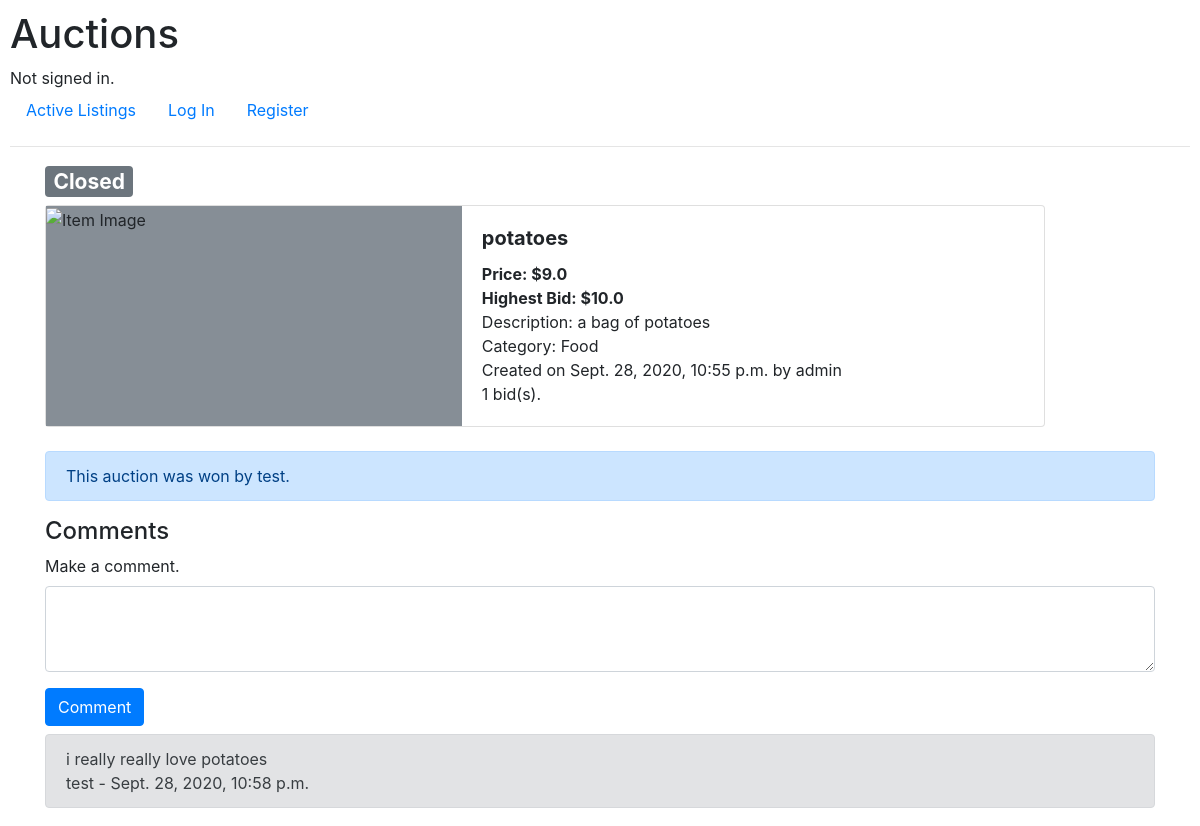
/listing/2, run on the app's committed database.
### auctions/models.py (models this page shows, shortened)
class ListItem(models.Model):
    name = models.CharField(max_length=128)
    description = models.TextField()
    price = models.FloatField(validators=[MinValueValidator(0)])
    date = models.DateTimeField(default=datetime.now)
    category = models.CharField(max_length=64, blank=True, null=True)
    image_link = models.CharField(max_length=512, blank=True, null=True)
    owner = models.ForeignKey(User, on_delete=models.CASCADE, related_name="listings")
    open = models.BooleanField(default=True)

class Bid(models.Model):
    value = models.FloatField(validators=[MinValueValidator(0)])
    item = models.ForeignKey(ListItem, on_delete=models.CASCADE, related_name="bids")
    user = models.ForeignKey(User, on_delete=models.CASCADE, related_name="bids")
    date = models.DateTimeField(default=datetime.now)

class User(AbstractUser):
    pass

class Comment(models.Model):
    text = models.TextField()
    item = models.ForeignKey(ListItem, on_delete=models.CASCADE, related_name="comments")
    date = models.DateTimeField(default=datetime.now)
    user = models.ForeignKey(User, on_delete=models.CASCADE)

### auctions/views.py (the view)
# urls.py: path("listing/<int:item_id>", views.item_page, name="item_page"),
def item_page(request, item_id):
    try:
        item = ListItem.objects.get(pk=item_id)
    except ListItem.DoesNotExist:
        return render(request, "auctions/error.html", {"message": "Item does not exist"})
    comments = item.comments.all().order_by("-date")
    bids = item.bids.all()
    if bids:
        bids = bids.order_by("-date")
    user_bids = []
    for bid in bids:
        if bid.user == request.user:
            user_bids.append(bid)
    comment_form = CommentForm()
    return render(request, "auctions/item_page.html", {"item": item, "comments": comments,
                    "bids": bids, "user_bids": user_bids,  "comment_form": comment_form})

### auctions/forms.py
class CommentForm(forms.Form):
    text = forms.Textarea()
    item = forms.HiddenInput()
    user = forms.HiddenInput()

### auctions/templates/auctions/item_page.html (shortened to what this page needs)
{% extends "auctions/layout.html" %}
{% load crispy_forms_tags %}
{% block body %}
    <div style="display: flex">
    {% if item.open == True %}
        <h3><span class="badge badge-primary">Open</span></h3>
    {% else %}
        <h3><span class="badge badge-secondary">Closed</span></h3>
    {% endif %}
    </div>
    <div class="card mb-4" style="max-width: 1000px;">
        <div class="row no-gutters">
                <div class="col-sm-5" style="background: #868e96;">
                    {% if item.image_link %}
                        <img src="{{ item.image_link}}" class="card-img-top" alt="Item Image"
                            style="height: 330px !important"
                        >
                {% endif %}
            </div>
            <div class="col-sm-7">
                <div class="card-body">
                    <h5 class="card-title"><strong>{{ item.name }}</strong></h5>
                    <p class="card-text"><strong>Price: ${{ item.price }}</strong>
                        <br>
                        {% if bids %}
                            <strong>Highest Bid: ${{ bids.0.value }}</strong>
                        {% else %}
                            No bids yet.
                        {% endif %}
                        <br>
                        Description: {{ item.description }}
                        <br>
                        Category: {{ item.category }}
                        <br>
                        Created on {{ item.date }} by {{ item.owner }}
                    </p>
                    {{ bids|length }} bid(s).
                  </div>
            </div>
        </div>
    </div>
    {% if item.open == False %}
        {% if bids and bids.0.user == user %}
            <div class="alert alert-success" role="alert">
                Congratulations! You won this auction!
            </div>
        {% elif bids %}
            <div class="alert alert-primary" role="alert">
                This auction was won by {{ bids.0.user }}.
            </div>
        {% else %}
            <div class="alert alert-primary" role="alert">
                This auction was won by no one.
            </div>
        {% endif %}
    {% endif %}
    <h4>Comments</h4>
    <form action="{% url 'comment' %}" method="POST">
            <div class="form-group">
              <label for="comment">Make a comment.</label>
              <textarea class="form-control" name="text" id="comment" rows="3"></textarea>
            </div>
        <button type="submit" class="btn btn-primary mb-2">Comment</button>
    </form>
    {% for comment in comments %}
        <div class="alert alert-secondary mb-2" role="alert">
            {{ comment.text }}
            <br>
            {{ comment.user }} - {{ comment.date }}
        </div>
    {% empty %}
        No comments yet.
    {% endfor %}
{% endblock %}

### auctions/templates/auctions/layout.html (shortened to what this page needs)
{% load static %}
<!DOCTYPE html>
<html lang="en">
    <head>
        <link rel="stylesheet" href="https://stackpath.bootstrapcdn.com/bootstrap/4.4.1/css/bootstrap.min.css">
        <link href="{% static 'auctions/styles.css' %}" rel="stylesheet">
    </head>
    <body>
        <h1>Auctions</h1>
        <div>
            {% if user.is_authenticated %}
                Signed in as <strong>{{ user.username }}</strong>.
            {% else %}
                Not signed in.
            {% endif %}
        </div>
        <ul class="nav">
            <li class="nav-item">
                <a class="nav-link" href="{% url 'index' %}">Active Listings</a>
            </li>
            {% if user.is_authenticated %}
                <li class="nav-item">
                    <a class="nav-link" href="{% url 'create_listing' %}">Create Listing</a>
                </li>
                <li class="nav-item">
                    <a class="nav-link" href="{% url 'watchlist' %}">Watchlist</a>
                </li>
                <li class="nav-item">
                    <a class="nav-link" href="{% url 'categories' %}">Categories</a>
                </li>
                <li class="nav-item">
                    <a class="nav-link" href="{% url 'logout' %}">Log Out</a>
                </li>
            {% else %}
                <li class="nav-item">
                    <a class="nav-link" href="{% url 'login' %}">Log In</a>
                </li>
                <li class="nav-item">
                    <a class="nav-link" href="{% url 'register' %}">Register</a>
                </li>
            {% endif %}
        </ul>
        <hr>
        <div class="container">
            {% block body %}
            {% endblock %}
        </div>
    </body>
</html>

### auctions/static/auctions/styles.css (style rules this page uses)
body { padding: 10px; }

### data on the page
ListItem: name "potatoes", price "9.0", description "a bag of potatoes", category "Food", date "Sept. 28, 2020, 10:55 p.m.", owner "admin"
Bid: value "10.0", user.username "test"
Comment: text "i really really love potatoes", user "test", date "Sept. 28, 2020, 10:58 p.m."

### other printed values
{{ bids|length }} "1"
